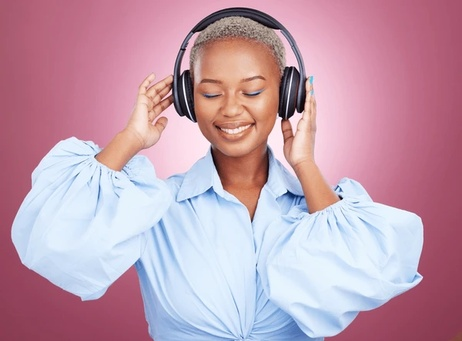
#> input picture data/images/img1.jpg, 462 x 341 px, shrunk from 600 x 443 before the run
$ python notion14.py
#> lines starting #> are read from the running program, lines starting #| are printed output that depends on the picture
import cv2
import matplotlib.pyplot as plt
import numpy as np

# Charger les images
image1 = cv2.imread('../data/images/img1.jpg')
#> image1 is the input picture: shape (341, 462, 3); mean B, G, R 174.4, 157, 194.1
image2 = cv2.imread('../data/images/img2.jpg')
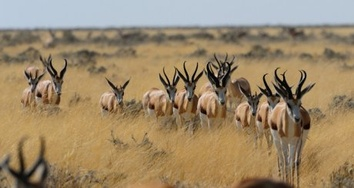
#> input picture data/images/img2.jpg, 354 x 188 px, shrunk from 460 x 244 before the run
#> image2 is the input picture: shape (188, 354, 3); mean B, G, R 106.1, 136, 155.8
image3 = cv2.imread('../data/images/img3.jpg')
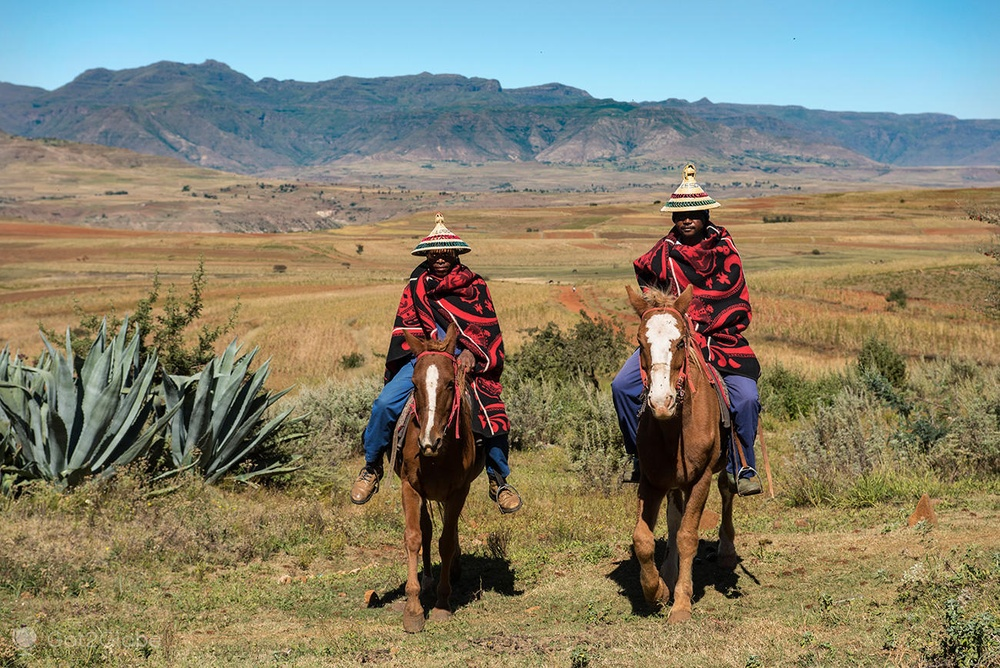
#> input picture data/images/img3.jpg, 1000 x 668 px, shrunk from 1300 x 868 before the run
#> image3 is the input picture: shape (668, 1000, 3); mean B, G, R 110.5, 130, 134

# Convertir les images en noir et blanc
gray_image1 = cv2.cvtColor(image1, cv2.COLOR_BGR2GRAY)
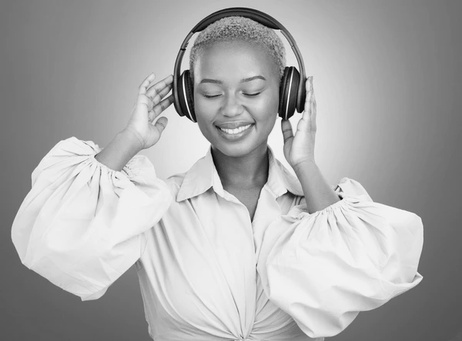
#> gray_image1: shape (341, 462); min 1, max 254, mean 170.1
gray_image2 = cv2.cvtColor(image2, cv2.COLOR_BGR2GRAY)
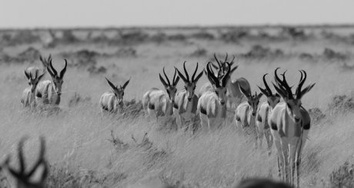
#> gray_image2: shape (188, 354); min 0, max 218, mean 138.5
gray_image3 = cv2.cvtColor(image3, cv2.COLOR_BGR2GRAY)
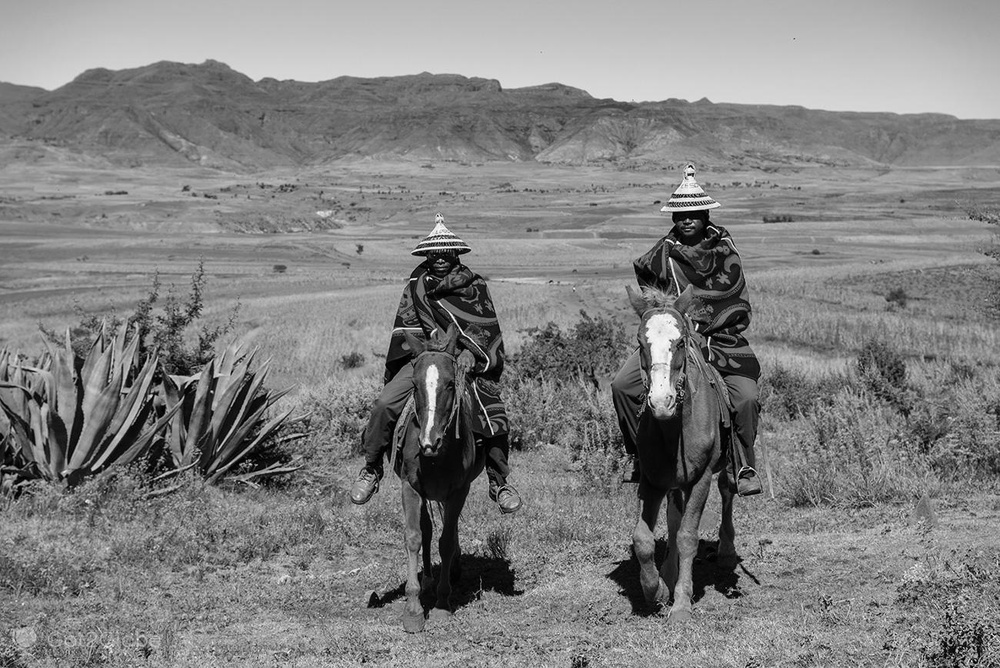
#> gray_image3: shape (668, 1000); min 0, max 254, mean 129

# Calculer les histogrammes
hist1 = cv2.calcHist([gray_image1], [0], None, [256], [0, 256])
#> hist1 = 256 values, max 3393 at index 235, min 0 at index 0, mean 615.4
hist2 = cv2.calcHist([gray_image2], [0], None, [256], [0, 256])
#> hist2 = 256 values, max 2736 at index 198, min 0 at index 217, mean 260
hist3 = cv2.calcHist([gray_image3], [0], None, [256], [0, 256])
#> hist3 = 256 values, max 7316 at index 141, min 0 at index 255, mean 2609.4

# Créer une grille de sous-tracés
fig, axs = plt.subplots(3, 2, figsize=(10, 15))

# Afficher les images en niveaux de gris
axs[0, 0].imshow(gray_image1, cmap='gray')
axs[0, 0].set_title('Image 1')
axs[0, 0].axis('off')

axs[1, 0].imshow(gray_image2, cmap='gray')
axs[1, 0].set_title('Image 2')
axs[1, 0].axis('off')

axs[2, 0].imshow(gray_image3, cmap='gray')
axs[2, 0].set_title('Image 3')
axs[2, 0].axis('off')

# Afficher les histogrammes
axs[0, 1].plot(hist1, color='gray')
axs[0, 1].set_title('Histogramme de l\'image 1')
axs[0, 1].set_xlabel('Niveaux de gris')
axs[0, 1].set_ylabel('Nombre de pixels')
axs[0, 1].set_xlim([0, 256])
axs[0, 1].grid()
axs[0, 1].legend(['Histogramme'])

axs[1, 1].plot(hist2, color='gray')
axs[1, 1].set_title('Histogramme de l\'image 2')
axs[1, 1].set_xlabel('Niveaux de gris')
axs[1, 1].set_ylabel('Nombre de pixels')
axs[1, 1].set_xlim([0, 256])
axs[1, 1].grid()
axs[1, 1].legend(['Histogramme'])

axs[2, 1].plot(hist3, color='gray')
axs[2, 1].set_title('Histogramme de l\'image 3')
axs[2, 1].set_xlabel('Niveaux de gris')
axs[2, 1].set_ylabel('Nombre de pixels')
axs[2, 1].set_xlim([0, 256])
axs[2, 1].grid()
axs[2, 1].legend(['Histogramme'])

plt.show()
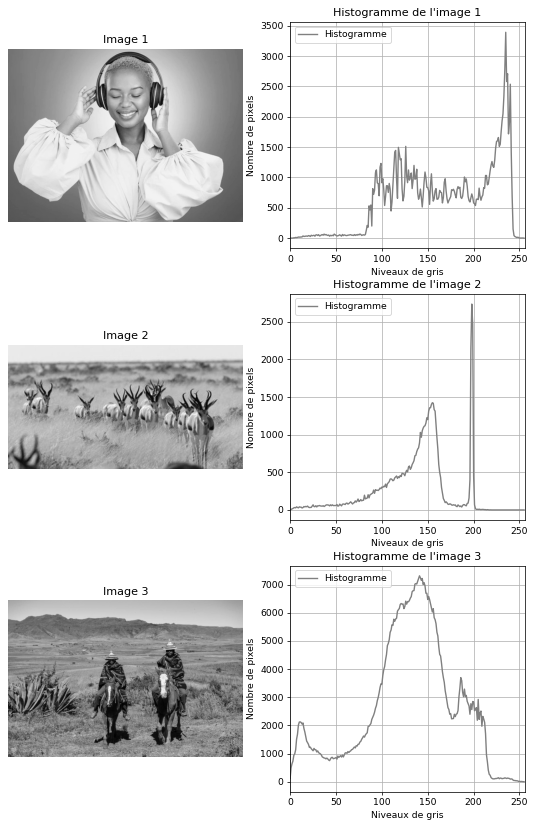
#> figure drawn by matplotlib, 6 panels; panel 2: curve peaks at x = 235, y = 3393; panel 4: curve peaks at x = 198, y = 2736; panel 6: curve peaks at x = 141, y = 7316
